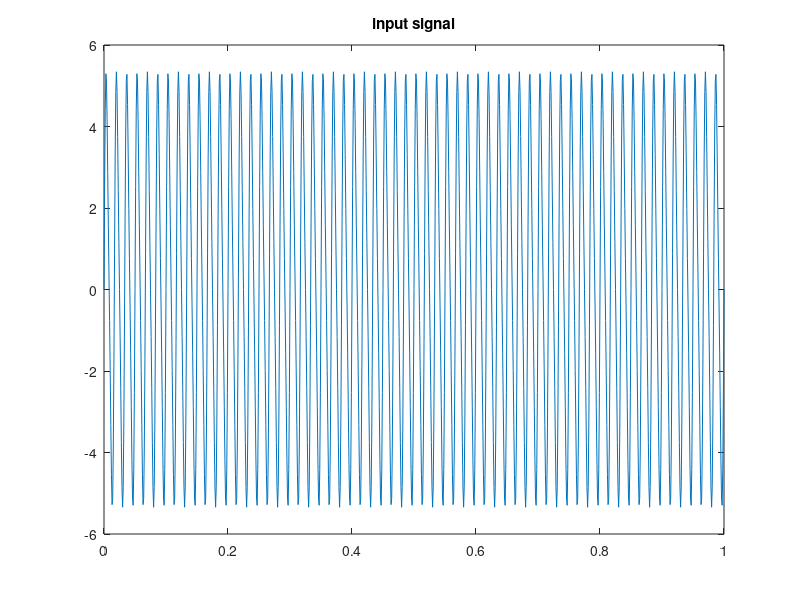
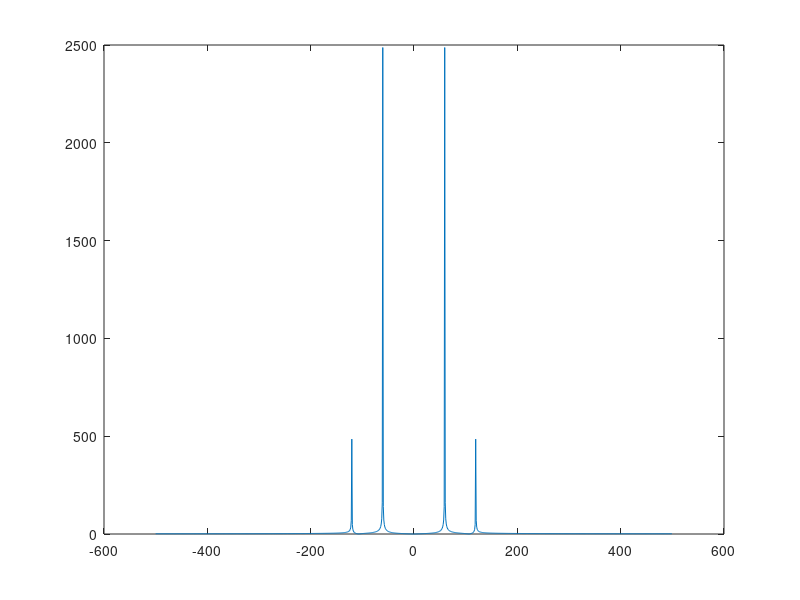
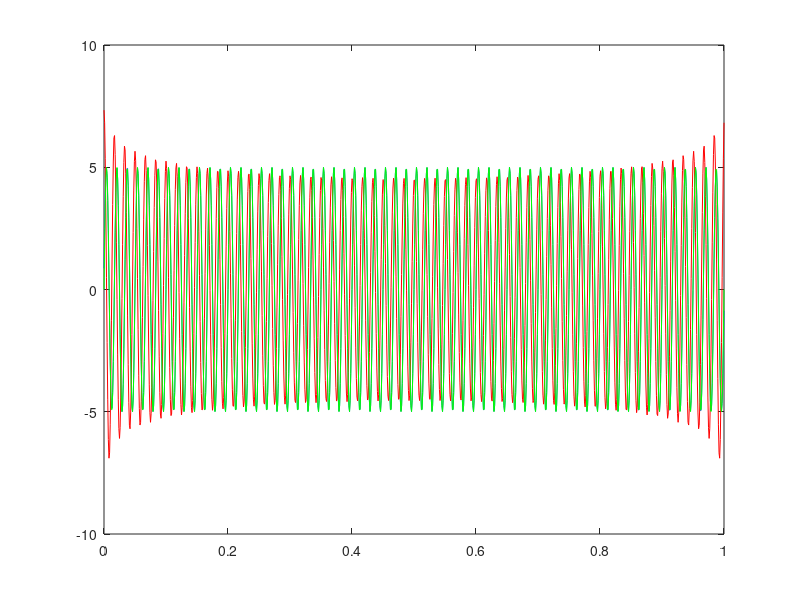

Source code (MATLAB) for these figures, in order:
% filtering in the frequency domain

close all;
clear all;


fs=1000; % sampling frequency
t=0:1/fs:1; % time interval and increment

x2=5*sin(2*pi*60*t); %first signal
x1=sin(2*pi*120*t); % second signal

x1=x1+x2; % sum of signal 1 & 2

plot(t,x1); title('input signal');

X1=fft(x1);% fft of combined signal

f=-fs/2:fs/length(x1):fs/2; % frequency scaling

X1s=fftshift(X1); % frequecy shifting to properly index positive and negative frequency components

%plot(f(1:length(x1)),abs(X1s));

%x2=ifft(X1);

%plot(t,x2,t,x1);
figure

plot(f(1:length(x1)),abs(X1s));

W(1:length(x1))=0.0;%defining rectangular window
W(1:80)=1.0;
W(900:980)=1.0;

X1W=X1.*complex(W); %fft multiplied with a complex
X1Wr=abs(X1).*W;
x1w=ifft(X1W);
x1wr=ifft(X1Wr);
X1m=X1.*complex(pi/2) %(pi/2) phase shift in the frequency domain
x1m=ifft(X1m);

figure;
plot(t,x1w);
hold on;
plot(t,x1wr,'r');
hold on;
plot(t,x2,'g');


